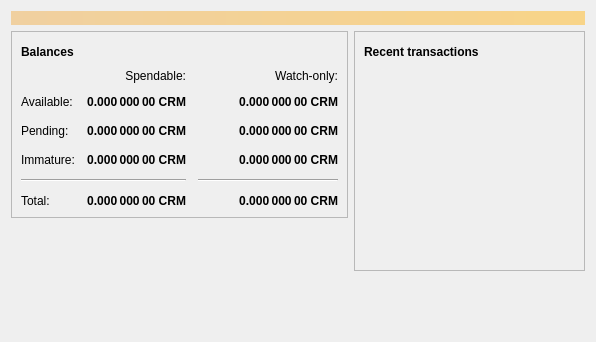
<?xml version="1.0" encoding="UTF-8"?>
<ui version="4.0">
 <class>OverviewPage</class>
 <widget class="QWidget" name="OverviewPage">
  <property name="geometry">
   <rect>
    <x>0</x>
    <y>0</y>
    <width>596</width>
    <height>342</height>
   </rect>
  </property>
  <property name="windowTitle">
   <string>Form</string>
  </property>
  <layout class="QVBoxLayout" name="topLayout">
   <item>
    <widget class="QLabel" name="labelAlerts">
     <property name="visible">
      <bool>false</bool>
     </property>
     <property name="styleSheet">
      <string notr="true">QLabel { background-color: qlineargradient(x1: 0, y1: 0, x2: 1, y2: 0, stop:0 #F0D0A0, stop:1 #F8D488); color:#000000; }</string>
     </property>
     <property name="wordWrap">
      <bool>true</bool>
     </property>
     <property name="margin">
      <number>3</number>
     </property>
     <property name="textInteractionFlags">
      <set>Qt::TextSelectableByMouse</set>
     </property>
    </widget>
   </item>
   <item>
    <layout class="QHBoxLayout" name="horizontalLayout" stretch="1,1">
     <item>
      <layout class="QVBoxLayout" name="verticalLayout_2">
       <item>
        <widget class="QFrame" name="frame">
         <property name="frameShape">
          <enum>QFrame::StyledPanel</enum>
         </property>
         <property name="frameShadow">
          <enum>QFrame::Raised</enum>
         </property>
         <layout class="QVBoxLayout" name="verticalLayout_4">
          <item>
           <layout class="QHBoxLayout" name="horizontalLayout_4">
            <item>
             <widget class="QLabel" name="label_5">
              <property name="font">
               <font>
                <weight>75</weight>
                <bold>true</bold>
               </font>
              </property>
              <property name="text">
               <string>Balances</string>
              </property>
             </widget>
            </item>
            <item>
             <widget class="QPushButton" name="labelWalletStatus">
              <property name="enabled">
               <bool>true</bool>
              </property>
              <property name="maximumSize">
               <size>
                <width>30</width>
                <height>16777215</height>
               </size>
              </property>
              <property name="toolTip">
               <string>The displayed information may be out of date. Your wallet automatically synchronizes with the crimson network after a connection is established, but this process has not completed yet.</string>
              </property>
              <property name="text">
               <string/>
              </property>
              <property name="icon">
               <iconset resource="../crimson.qrc">
                <normaloff>:/icons/warning</normaloff>
                <disabledoff>:/icons/warning</disabledoff>:/icons/warning</iconset>
              </property>
              <property name="iconSize">
               <size>
                <width>24</width>
                <height>24</height>
               </size>
              </property>
              <property name="flat">
               <bool>true</bool>
              </property>
             </widget>
            </item>
            <item>
             <spacer name="horizontalSpacer_3">
              <property name="orientation">
               <enum>Qt::Horizontal</enum>
              </property>
              <property name="sizeHint" stdset="0">
               <size>
                <width>40</width>
                <height>20</height>
               </size>
              </property>
             </spacer>
            </item>
           </layout>
          </item>
          <item>
           <layout class="QGridLayout" name="gridLayout">
            <property name="spacing">
             <number>12</number>
            </property>
            <item row="2" column="2">
             <widget class="QLabel" name="labelWatchPending">
              <property name="font">
               <font>
                <weight>75</weight>
                <bold>true</bold>
               </font>
              </property>
              <property name="cursor">
               <cursorShape>IBeamCursor</cursorShape>
              </property>
              <property name="toolTip">
               <string>Unconfirmed transactions to watch-only addresses</string>
              </property>
              <property name="text">
               <string notr="true">0.000 000 00 CRM</string>
              </property>
              <property name="alignment">
               <set>Qt::AlignRight|Qt::AlignTrailing|Qt::AlignVCenter</set>
              </property>
              <property name="textInteractionFlags">
               <set>Qt::LinksAccessibleByMouse|Qt::TextSelectableByKeyboard|Qt::TextSelectableByMouse</set>
              </property>
             </widget>
            </item>
            <item row="2" column="1">
             <widget class="QLabel" name="labelUnconfirmed">
              <property name="font">
               <font>
                <weight>75</weight>
                <bold>true</bold>
               </font>
              </property>
              <property name="cursor">
               <cursorShape>IBeamCursor</cursorShape>
              </property>
              <property name="toolTip">
               <string>Total of transactions that have yet to be confirmed, and do not yet count toward the spendable balance</string>
              </property>
              <property name="text">
               <string notr="true">0.000 000 00 CRM</string>
              </property>
              <property name="alignment">
               <set>Qt::AlignRight|Qt::AlignTrailing|Qt::AlignVCenter</set>
              </property>
              <property name="textInteractionFlags">
               <set>Qt::LinksAccessibleByMouse|Qt::TextSelectableByKeyboard|Qt::TextSelectableByMouse</set>
              </property>
             </widget>
            </item>
            <item row="3" column="2">
             <widget class="QLabel" name="labelWatchImmature">
              <property name="font">
               <font>
                <weight>75</weight>
                <bold>true</bold>
               </font>
              </property>
              <property name="cursor">
               <cursorShape>IBeamCursor</cursorShape>
              </property>
              <property name="toolTip">
               <string>Mined balance in watch-only addresses that has not yet matured</string>
              </property>
              <property name="text">
               <string notr="true">0.000 000 00 CRM</string>
              </property>
              <property name="alignment">
               <set>Qt::AlignRight|Qt::AlignTrailing|Qt::AlignVCenter</set>
              </property>
              <property name="textInteractionFlags">
               <set>Qt::LinksAccessibleByMouse|Qt::TextSelectableByKeyboard|Qt::TextSelectableByMouse</set>
              </property>
             </widget>
            </item>
            <item row="4" column="0" colspan="2">
             <widget class="Line" name="line">
              <property name="orientation">
               <enum>Qt::Horizontal</enum>
              </property>
             </widget>
            </item>
            <item row="4" column="2">
             <widget class="Line" name="lineWatchBalance">
              <property name="sizePolicy">
               <sizepolicy hsizetype="Preferred" vsizetype="Fixed">
                <horstretch>0</horstretch>
                <verstretch>0</verstretch>
               </sizepolicy>
              </property>
              <property name="minimumSize">
               <size>
                <width>140</width>
                <height>0</height>
               </size>
              </property>
              <property name="orientation">
               <enum>Qt::Horizontal</enum>
              </property>
             </widget>
            </item>
            <item row="5" column="0">
             <widget class="QLabel" name="labelTotalText">
              <property name="text">
               <string>Total:</string>
              </property>
             </widget>
            </item>
            <item row="3" column="1">
             <widget class="QLabel" name="labelImmature">
              <property name="font">
               <font>
                <weight>75</weight>
                <bold>true</bold>
               </font>
              </property>
              <property name="cursor">
               <cursorShape>IBeamCursor</cursorShape>
              </property>
              <property name="toolTip">
               <string>Mined balance that has not yet matured</string>
              </property>
              <property name="text">
               <string notr="true">0.000 000 00 CRM</string>
              </property>
              <property name="alignment">
               <set>Qt::AlignRight|Qt::AlignTrailing|Qt::AlignVCenter</set>
              </property>
              <property name="textInteractionFlags">
               <set>Qt::LinksAccessibleByMouse|Qt::TextSelectableByKeyboard|Qt::TextSelectableByMouse</set>
              </property>
             </widget>
            </item>
            <item row="2" column="3">
             <spacer name="horizontalSpacer_2">
              <property name="orientation">
               <enum>Qt::Horizontal</enum>
              </property>
              <property name="sizeHint" stdset="0">
               <size>
                <width>40</width>
                <height>20</height>
               </size>
              </property>
             </spacer>
            </item>
            <item row="3" column="0">
             <widget class="QLabel" name="labelImmatureText">
              <property name="text">
               <string>Immature:</string>
              </property>
             </widget>
            </item>
            <item row="5" column="1">
             <widget class="QLabel" name="labelTotal">
              <property name="font">
               <font>
                <weight>75</weight>
                <bold>true</bold>
               </font>
              </property>
              <property name="cursor">
               <cursorShape>IBeamCursor</cursorShape>
              </property>
              <property name="toolTip">
               <string>Your current total balance</string>
              </property>
              <property name="text">
               <string notr="true">0.000 000 00 CRM</string>
              </property>
              <property name="alignment">
               <set>Qt::AlignRight|Qt::AlignTrailing|Qt::AlignVCenter</set>
              </property>
              <property name="textInteractionFlags">
               <set>Qt::LinksAccessibleByMouse|Qt::TextSelectableByKeyboard|Qt::TextSelectableByMouse</set>
              </property>
             </widget>
            </item>
            <item row="5" column="2">
             <widget class="QLabel" name="labelWatchTotal">
              <property name="font">
               <font>
                <weight>75</weight>
                <bold>true</bold>
               </font>
              </property>
              <property name="cursor">
               <cursorShape>IBeamCursor</cursorShape>
              </property>
              <property name="toolTip">
               <string>Current total balance in watch-only addresses</string>
              </property>
              <property name="text">
               <string notr="true">0.000 000 00 CRM</string>
              </property>
              <property name="alignment">
               <set>Qt::AlignRight|Qt::AlignTrailing|Qt::AlignVCenter</set>
              </property>
              <property name="textInteractionFlags">
               <set>Qt::LinksAccessibleByMouse|Qt::TextSelectableByKeyboard|Qt::TextSelectableByMouse</set>
              </property>
             </widget>
            </item>
            <item row="0" column="2">
             <widget class="QLabel" name="labelWatchonly">
              <property name="text">
               <string>Watch-only:</string>
              </property>
              <property name="alignment">
               <set>Qt::AlignRight|Qt::AlignTrailing|Qt::AlignVCenter</set>
              </property>
             </widget>
            </item>
            <item row="1" column="0">
             <widget class="QLabel" name="labelBalanceText">
              <property name="text">
               <string>Available:</string>
              </property>
             </widget>
            </item>
            <item row="1" column="1">
             <widget class="QLabel" name="labelBalance">
              <property name="font">
               <font>
                <weight>75</weight>
                <bold>true</bold>
               </font>
              </property>
              <property name="cursor">
               <cursorShape>IBeamCursor</cursorShape>
              </property>
              <property name="toolTip">
               <string>Your current spendable balance</string>
              </property>
              <property name="text">
               <string notr="true">0.000 000 00 CRM</string>
              </property>
              <property name="alignment">
               <set>Qt::AlignRight|Qt::AlignTrailing|Qt::AlignVCenter</set>
              </property>
              <property name="textInteractionFlags">
               <set>Qt::LinksAccessibleByMouse|Qt::TextSelectableByKeyboard|Qt::TextSelectableByMouse</set>
              </property>
             </widget>
            </item>
            <item row="1" column="2">
             <widget class="QLabel" name="labelWatchAvailable">
              <property name="font">
               <font>
                <weight>75</weight>
                <bold>true</bold>
               </font>
              </property>
              <property name="cursor">
               <cursorShape>IBeamCursor</cursorShape>
              </property>
              <property name="toolTip">
               <string>Your current balance in watch-only addresses</string>
              </property>
              <property name="text">
               <string notr="true">0.000 000 00 CRM</string>
              </property>
              <property name="alignment">
               <set>Qt::AlignRight|Qt::AlignTrailing|Qt::AlignVCenter</set>
              </property>
              <property name="textInteractionFlags">
               <set>Qt::LinksAccessibleByMouse|Qt::TextSelectableByKeyboard|Qt::TextSelectableByMouse</set>
              </property>
             </widget>
            </item>
            <item row="2" column="0">
             <widget class="QLabel" name="labelPendingText">
              <property name="text">
               <string>Pending:</string>
              </property>
             </widget>
            </item>
            <item row="0" column="1">
             <widget class="QLabel" name="labelSpendable">
              <property name="text">
               <string>Spendable:</string>
              </property>
              <property name="alignment">
               <set>Qt::AlignRight|Qt::AlignTrailing|Qt::AlignVCenter</set>
              </property>
             </widget>
            </item>
           </layout>
          </item>
         </layout>
        </widget>
       </item>
       <item>
        <spacer name="verticalSpacer">
         <property name="orientation">
          <enum>Qt::Vertical</enum>
         </property>
         <property name="sizeHint" stdset="0">
          <size>
           <width>20</width>
           <height>40</height>
          </size>
         </property>
        </spacer>
       </item>
           <item>
      <widget class="QLabel" name="label_6">
       <property name="text">
        <string/>
       </property>
       <property name="pixmap">
        <pixmap resource="../crimson.qrc">:/icons/backg</pixmap>
       </property>
       <property name="scaledContents">
        <bool>false</bool>
       </property>
       <property name="alignment">
        <set>Qt::AlignCenter</set>
       </property>
       <property name="margin">
        <number>-2</number>
         </property>
      </widget>
     </item>
      </layout>
     </item>     
     <item>
      <layout class="QVBoxLayout" name="verticalLayout_3">
       <item>
        <widget class="QFrame" name="frame_2">
         <property name="frameShape">
          <enum>QFrame::StyledPanel</enum>
         </property>
         <property name="frameShadow">
          <enum>QFrame::Raised</enum>
         </property>
         <layout class="QVBoxLayout" name="verticalLayout">
          <item>
           <layout class="QHBoxLayout" name="horizontalLayout_2">
            <item>
             <widget class="QLabel" name="label_4">
              <property name="font">
               <font>
                <weight>75</weight>
                <bold>true</bold>
               </font>
              </property>
              <property name="text">
               <string>Recent transactions</string>
              </property>
             </widget>
            </item>
            <item>
             <widget class="QPushButton" name="labelTransactionsStatus">
              <property name="enabled">
               <bool>true</bool>
              </property>
              <property name="maximumSize">
               <size>
                <width>30</width>
                <height>16777215</height>
               </size>
              </property>
              <property name="toolTip">
               <string>The displayed information may be out of date. Your wallet automatically synchronizes with the crimson network after a connection is established, but this process has not completed yet.</string>
              </property>
              <property name="text">
               <string/>
              </property>
              <property name="icon">
               <iconset resource="../crimson.qrc">
                <normaloff>:/icons/warning</normaloff>
                <disabledoff>:/icons/warning</disabledoff>:/icons/warning</iconset>
              </property>
              <property name="iconSize">
               <size>
                <width>24</width>
                <height>24</height>
               </size>
              </property>
              <property name="flat">
               <bool>true</bool>
              </property>
             </widget>
            </item>
            <item>
             <spacer name="horizontalSpacer">
              <property name="orientation">
               <enum>Qt::Horizontal</enum>
              </property>
              <property name="sizeHint" stdset="0">
               <size>
                <width>40</width>
                <height>20</height>
               </size>
              </property>
             </spacer>
            </item>
           </layout>
          </item>
          <item>
           <widget class="QListView" name="listTransactions">
            <property name="styleSheet">
             <string notr="true">QListView { background: transparent; }</string>
            </property>
            <property name="frameShape">
             <enum>QFrame::NoFrame</enum>
            </property>
            <property name="verticalScrollBarPolicy">
             <enum>Qt::ScrollBarAlwaysOff</enum>
            </property>
            <property name="horizontalScrollBarPolicy">
             <enum>Qt::ScrollBarAlwaysOff</enum>
            </property>
            <property name="selectionMode">
             <enum>QAbstractItemView::NoSelection</enum>
            </property>
           </widget>
          </item>
         </layout>
        </widget>
       </item>
       <item>
        <spacer name="verticalSpacer_2">
         <property name="orientation">
          <enum>Qt::Vertical</enum>
         </property>
         <property name="sizeHint" stdset="0">
          <size>
           <width>20</width>
           <height>40</height>
          </size>
         </property>
        </spacer>
       </item>
      </layout>
     </item>
    </layout>
   </item>
  </layout>
 </widget>
 <resources/>
 <connections/>
</ui>
